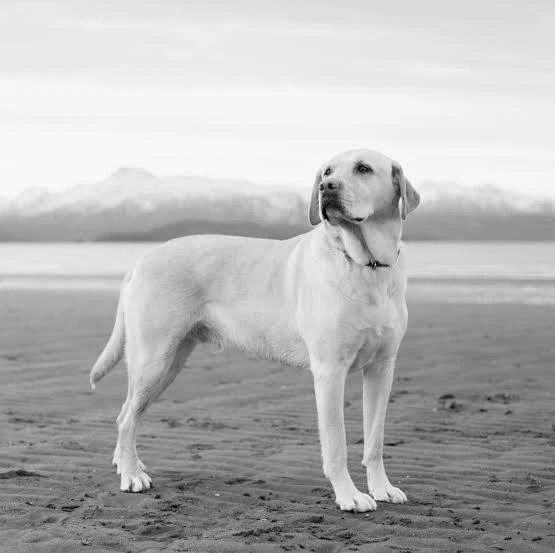
#> input picture notebooks/Grey_image.png, 555 x 553 px
$ jupyter execute alaska.ipynb
#> lines starting #> are read from the running program, lines starting #| are printed output that depends on the picture
[cell 1]
import numpy as np
import matplotlib.pyplot as plt
from PIL import Image

[cell 2]
image = np.array(Image.open("Grey_image.png").convert("L"), dtype=np.float64)

plt.imshow(image, cmap="gray")
plt.title("Original image")
plt.axis("off")
plt.show()

[cell 3]
print("Image shape:", image.shape)
#| Image shape: (553, 555)
print("Some pixel values:\n", image[:5, :5])
#| Some pixel values:
#|  [[228. 228. 228. 228. 228.]
#|  [228. 228. 228. 228. 228.]
#|  [228. 228. 228. 228. 228.]
#|  [228. 228. 228. 228. 228.]
#|  [232. 232. 232. 232. 232.]]

[cell 4]
def convolution(image, kernel):
    img_h, img_w = image.shape
#> img_h = 553; img_w = 555
    k_size = kernel.shape[0]
    pad = k_size // 2
    padded = np.pad(image, pad, mode="constant", constant_values=0)
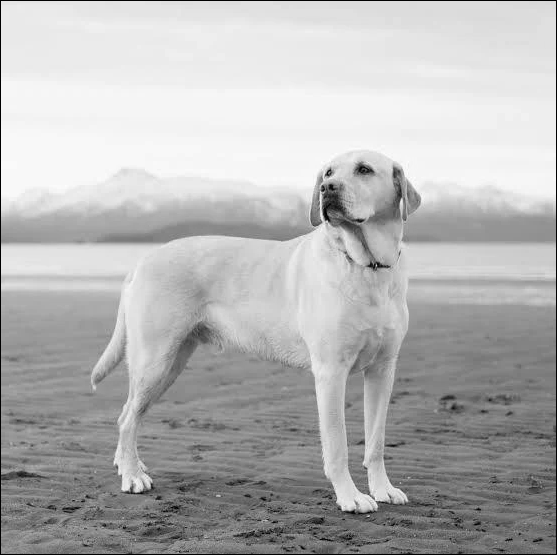
#> padded: shape (555, 557) float64; min 0, max 255, mean 180.8
    output = np.zeros_like(image)

    for i in range(img_h):
        for j in range(img_w):
            patch = padded[i:i+k_size, j:j+k_size]
            output[i, j] = np.sum(patch * kernel)
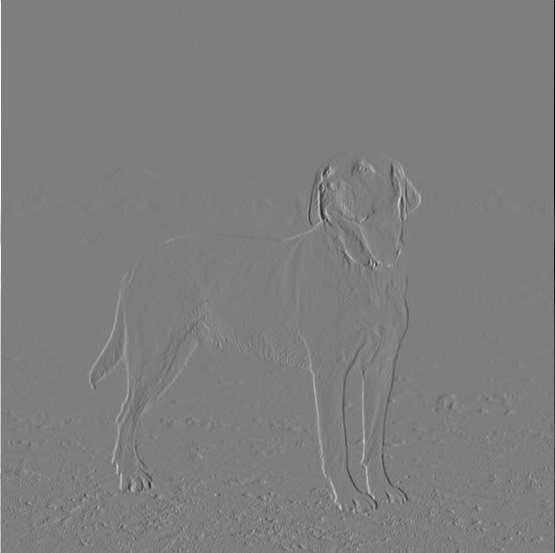
#> output: shape (553, 555) float64; min -988, max 1000, mean -0.1; drawn with min black and max white

    return output

[cell 5]
right_sobel = np.array([[-1, 0, 1],
                         [-2, 0, 2],
                         [-1, 0, 1]])

Gx = convolution(image, right_sobel)

plt.imshow(Gx, cmap="gray")
plt.title("Right Sobel — vertical edges (Gx)")
plt.axis("off")
plt.show()

[cell 6]
top_sobel = np.array([[-1, -2, -1],
                       [ 0,  0,  0],
                       [ 1,  2,  1]])

Gy = convolution(image, top_sobel)
#> after the loop in convolution (call 2), `for i in range(img_h):`:
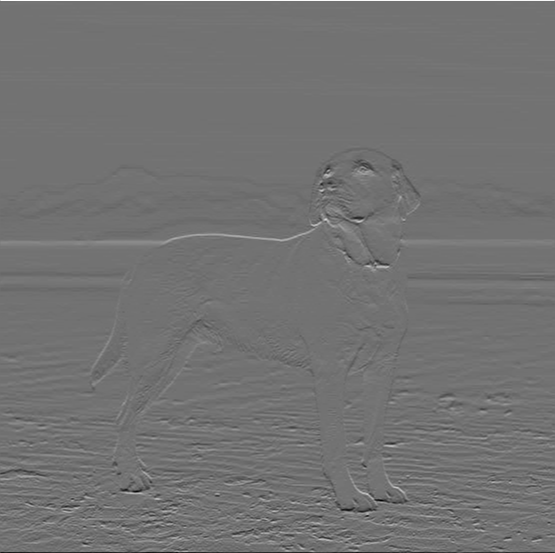
#> output: shape (553, 555) float64; min -751, max 916, mean -0.8; drawn with min black and max white

plt.imshow(Gy, cmap="gray")
plt.title("Top Sobel — horizontal edges (Gy)")
plt.axis("off")
plt.show()

[cell 7]
bottom_sobel = np.array([[ 1,  2,  1],
                          [ 0,  0,  0],
                          [-1, -2, -1]])

Gy_bottom = convolution(image, bottom_sobel)
#> after the loop in convolution (call 3), `for i in range(img_h):`:
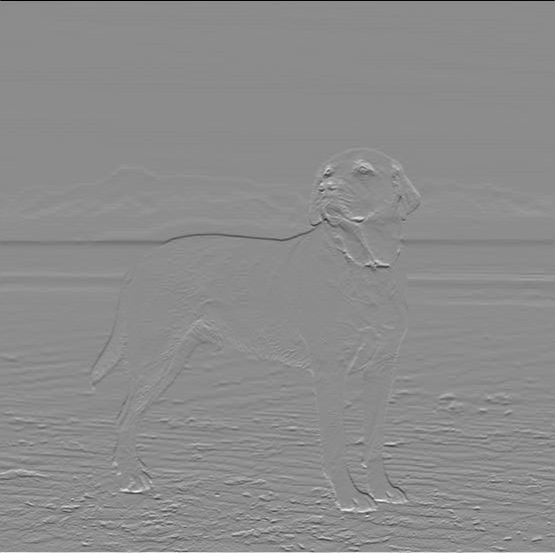
#> output: shape (553, 555) float64; min -916, max 751, mean 0.8; drawn with min black and max white

plt.imshow(Gy_bottom, cmap="gray")
plt.title("Bottom Sobel — horizontal edges (Gy bottom)")
plt.axis("off")
plt.show()

[cell 8]
fig, axes = plt.subplots(1, 4, figsize=(20, 5))

axes[0].imshow(image, cmap="gray")
axes[0].set_title("Original")
axes[0].axis("off")

axes[1].imshow(Gx, cmap="gray")
axes[1].set_title("Right Sobel — Gx\n(vertical edges)")
axes[1].axis("off")

axes[2].imshow(Gy, cmap="gray")
axes[2].set_title("Top Sobel — Gy\n(horizontal edges up)")
axes[2].axis("off")

axes[3].imshow(Gy_bottom, cmap="gray")
axes[3].set_title("Bottom Sobel\n(horizontal edges down)")
axes[3].axis("off")

plt.suptitle("Task 3 — Alaska's Kernels", fontsize=14)
plt.tight_layout()
plt.show()
